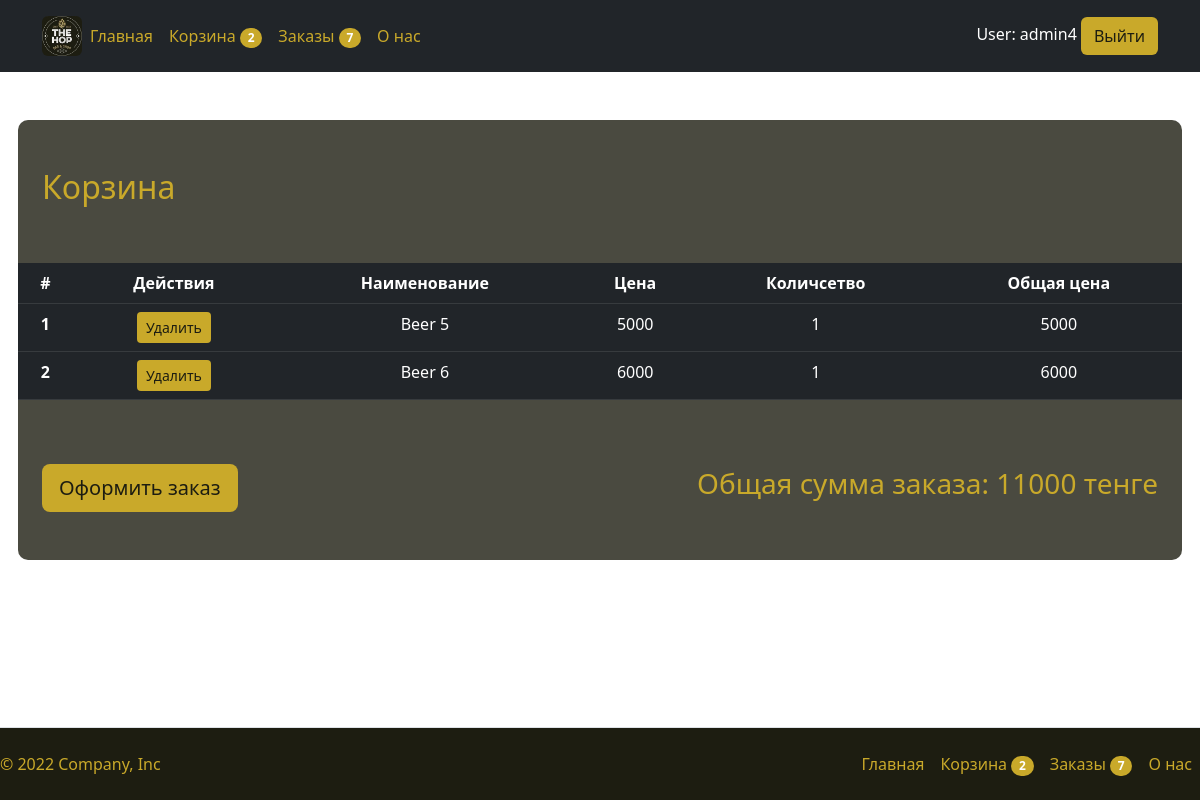
The page /cart/ (signed in) on the database its author committed.
### products/models.py (models this page shows, shortened)
class Cart(models.Model):
    id = models.UUIDField(default=uuid.uuid4, primary_key=True)
    user = models.ForeignKey(User, on_delete=models.CASCADE)
    completed = models.BooleanField(default=False)
    @property
    def total_price(self):
        cartRows = self.cartRows.all()
        total = sum([item.price for item in cartRows])
        return total
    @property
    def num_of_items(self):
        cartRows = self.cartRows.all()
        quantity = sum([item.quantity for item in cartRows])
        return quantity

class CartProduct(models.Model):
    product = models.ForeignKey(Product, on_delete=models.CASCADE, related_name='items')
    cart = models.ForeignKey(Cart, on_delete=models.CASCADE, related_name="cartRows")
    quantity = models.IntegerField(default=0)
    @property
    def price(self):
        new_price = self.product.price * self.quantity
        return new_price

class Product(models.Model):
    id = models.AutoField(primary_key=True)
    name = models.CharField(max_length=100)
    description = models.CharField(max_length=256)
    image = models.ImageField(upload_to="media")
    price = models.DecimalField(decimal_places=0, max_digits=6)
    class Meta:
        db_table = "gallery"

### products/views.py (the view)
# urls.py: path('cart/', views.cart, name='cart'),
def cart(request):
    cart = None
    cartRows = []
    orders = []
    if request.user.is_authenticated:
        cart, created = Cart.objects.get_or_create(user=request.user, completed=False)
        cartRows = cart.cartRows.all()
        orders = Order.objects.all().filter(user=request.user)
    context = {
        "cart": cart,
        "cartRows": cartRows,
        "orders": orders
    }
    return render(request, "landing/cart.html", context)

### templates/landing/cart.html
{% extends "landing/base.html" %}
{% block content %}
{% load static %}
<div class="container mt-5">
  <div class="row g-5 bg-hop-light mt-5" id="cart-container">
    {% if cartRows %}
      <h2 class="hop-text-contrast-color">Корзина</h2>
      <table class="table table-dark table-stripped text-center">
        <thead>
          <tr>
            <th>#</th>
            <th>Действия</th>
            <th>Наименование</th>
            <th>Цена</th>
            <th>Количсетво</th>
            <th>Общая цена</th>
          </tr>
        </thead>
        <tbody>
          {% for cartRow in cartRows %}
            <tr id="product-tr-{{ cartRow.product.id }}">
              <th>{{ forloop.counter }}</th>
              <td><button class="btn btn-sm btn-hop delete-from-cart-btn" value="{{ cartRow.product.id }}">Удалить</button></td>
              <td>{{ cartRow.product.name }}</td>
              <td>{{ cartRow.product.price }}</td>
              <td>{{ cartRow.quantity }}</td>
              <td>{{ cartRow.price }}</td>
            </tr>
          {% endfor %}
        </tbody>
      </table>
      <div class="d-flex justify-content-between align-items-center mb-5">
        <a href="{% url 'checkout' %}" class="btn btn-lg btn-hop">Оформить заказ</a>
        <h3 class="hop-text-contrast-color">Общая сумма заказа: {{ cart.total_price }} тенге</h3>
      </div>
    {% else %}
      <h2 class="hop-text-contrast-color mb-5 text-center">В корзине пусто)</h2>
    {% endif %}
  </div>
</div>
{% endblock %}

### templates/landing/header.html
{% load static %}
<header class="p-3 text-bg-dark">
    <div class="container">
        <div class="d-flex flex-wrap align-items-center justify-content-center justify-content-lg-start">
            <a href="{% url 'main' %}" class="d-flex align-items-center mb-2 mb-lg-0 text-decoration-none">
                <img class="rounded" height="40px" src="{% static 'images/logo.png' %}"/>
            </a>
            <ul class="nav col-12 col-lg-auto me-lg-auto mb-2 justify-content-center mb-md-0">
                <li><a href="{% url 'main' %}" class="nav-link px-2 hop-link">Главная</a></li>
                {% if not user.is_superuser and user.is_authenticated %}
                    <li>
                        <a href="{% url 'cart' %}" class="nav-link px-2 hop-link">
                            Корзина
                            {% if cart.num_of_items != 0 %}
                                <span class="badge hop-contrast-background-color rounded-pill" id="num_of_items">
                                    {{ cart.num_of_items }}
                                </span>
                            {% endif %}
                        </a>
                    </li>
                    <li>
                        <a href="{% url 'orders_list' %}" class="nav-link px-2 hop-link">
                            Заказы
                            {% if orders|length != 0 %}
                                <span class="badge hop-contrast-background-color rounded-pill">
                                    {{ orders|length }}
                                </span>
                            {% endif %}
                        </a>
                    </li>
                {% endif %}
                <li><a href="{% url 'about_us' %}" class="nav-link px-2 hop-link">О нас</a></li>
            </ul>
            <div class="text-end">
                {% if user.is_authenticated %}
                    User: {{ user }}
                    <a class="btn btn-hop" href="/users/logout">Выйти</a>
                {% else %}
                    <a class="btn btn-hop" href="/users/auth">Авторизация</a>
                    <a class="btn btn-hop" href="/users/register">Регистрация</a>
                {% endif %}
            </div>
        </div>
    </div>
</header>

### templates/landing/footer.html
<footer class="d-flex flex-wrap justify-content-between align-items-center py-3 mt-4 border-top hop-main-background-color fixed-bottom">
    <p class="col-md-4 mb-0 text-muted hop-text-contrast-color">© 2022 Company, Inc</p>
    <a href="/" class="col-md-4 d-flex align-items-center justify-content-center mb-3 mb-md-0 me-md-auto link-dark text-decoration-none">
      <svg class="bi me-2" width="40" height="32"><use xlink:href="#bootstrap"></use></svg>
    </a>
    <ul class="nav col-md-4 justify-content-end">
        <li><a href="{% url 'main' %}" class="nav-link px-2 hop-link">Главная</a></li>
        {% if not user.is_superuser and user.is_authenticated %}
            <li>
                <a href="{% url 'cart' %}" class="nav-link px-2 hop-link">
                    Корзина
                    {% if cart.num_of_items != 0 %}
                        <span class="badge hop-contrast-background-color rounded-pill" id="num_of_items">
                            {{ cart.num_of_items }}
                        </span>
                    {% endif %}
                </a>
            </li>
            <li>
                <a href="{% url 'orders_list' %}" class="nav-link px-2 hop-link">
                    Заказы
                    {% if orders|length != 0 %}
                        <span class="badge hop-contrast-background-color rounded-pill">
                            {{ orders|length }}
                        </span>
                    {% endif %}
                </a>
            </li>
        {% endif %}
        <li><a href="{% url 'about_us' %}" class="nav-link px-2 hop-link">О нас</a></li>
    </ul>
  </footer>

### static/css/style.css (style rules this page uses)
body { background-image: url("../images/bg_main_bottles.png"); background-position: center; background-repeat: no-repeat; background-size: cover; padding-bottom: 100px !important; }
.hop-main-background-color { background-color: #1d1d11 !important; }
.hop-contrast-background-color { background-color: #c9a92a !important; }
.bg-hop-light { background-color: #1d1d11cc !important; border-radius: 10px !important; }
.btn-hop { background-color: #c9a92a !important; color: #1d1d11 !important; }
.hop-text-contrast-color { color: #c9a92a !important; }
.hop-link:link, .hop-link:visited, .hop-link:hover, .hop-link:active { color: #c9a92a !important; text-decoration: none; }

### templates/landing/base.html (style rules this page uses)
html, body { margin: 0px; padding: 0px; }

### rows shown on the page
Cart: num_of_items "2", total_price "11000"
CartProduct: product.name "Beer 5", product.price "5000", quantity "1", price "5000"
CartProduct: product.name "Beer 6", product.price "6000", quantity "1", price "6000"

### other values the page prints
{{ orders|length }} "7"
{{ user }} "admin4"
